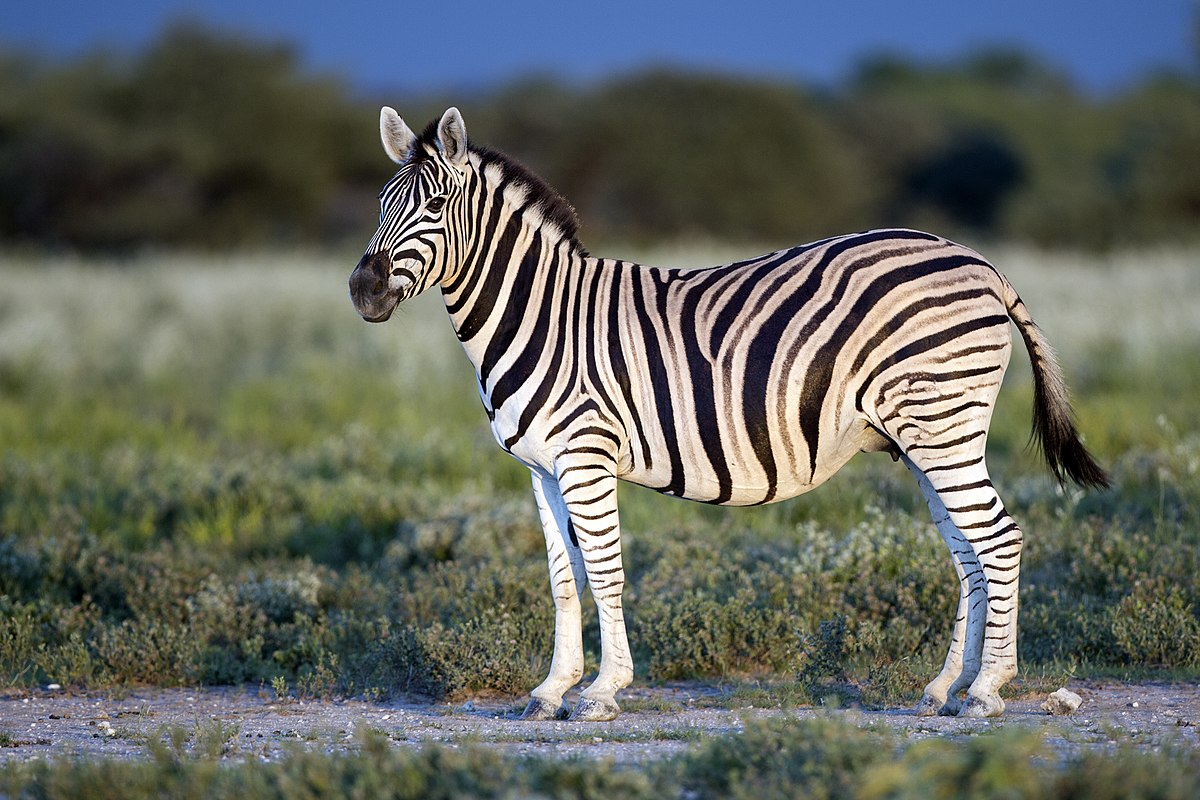
#> input picture Assignment4/q2/zebra.jpg, 1200 x 800 px
$ python zebra.py
#> lines starting #> are read from the running program, lines starting #| are printed output that depends on the picture
import numpy as np
from numpy.fft import fft2, ifft2, fftshift, ifftshift
import cv2
import matplotlib.pyplot as plt

image_path = 'zebra.jpg'
image = cv2.imread(image_path)
#> image is the input picture: shape (800, 1200, 3); mean B, G, R 96.1, 102.6, 98.8
image = cv2.cvtColor(image, cv2.COLOR_BGR2GRAY)
#> image: shape (800, 1200)
h, w = image.shape
#> h = 800; w = 1200

#------ section a ----------
fourier_transform = fft2(image)  # 2D Fourier Transform
shifted_fourier = fftshift(fourier_transform)  # Shift zero frequency to the center
magnitude_spectrum = np.log(1 + np.abs(shifted_fourier))  # Compute the magnitude spectrum


#------ section b ----------
def compute_fourier(image):
    return fftshift(fft2(image))

# Create a padded frequency array
def create_padded_frequency(fourier_data, original_shape):
    H, W = original_shape
    padded_H, padded_W = 2 * H, 2 * W
    padded_frequency = np.zeros((padded_H, padded_W), dtype=np.complex64)
    offset_H, offset_W = padded_H // 4, padded_W // 4
    padded_frequency[offset_H:offset_H + H, offset_W:offset_W + W] = fourier_data
    return padded_frequency

# SPerform inverse Fourier Transform and normalize
def scale_image_with_fourier(padded_frequency):
    scaled_image = np.fft.ifft2(ifftshift(padded_frequency)).real
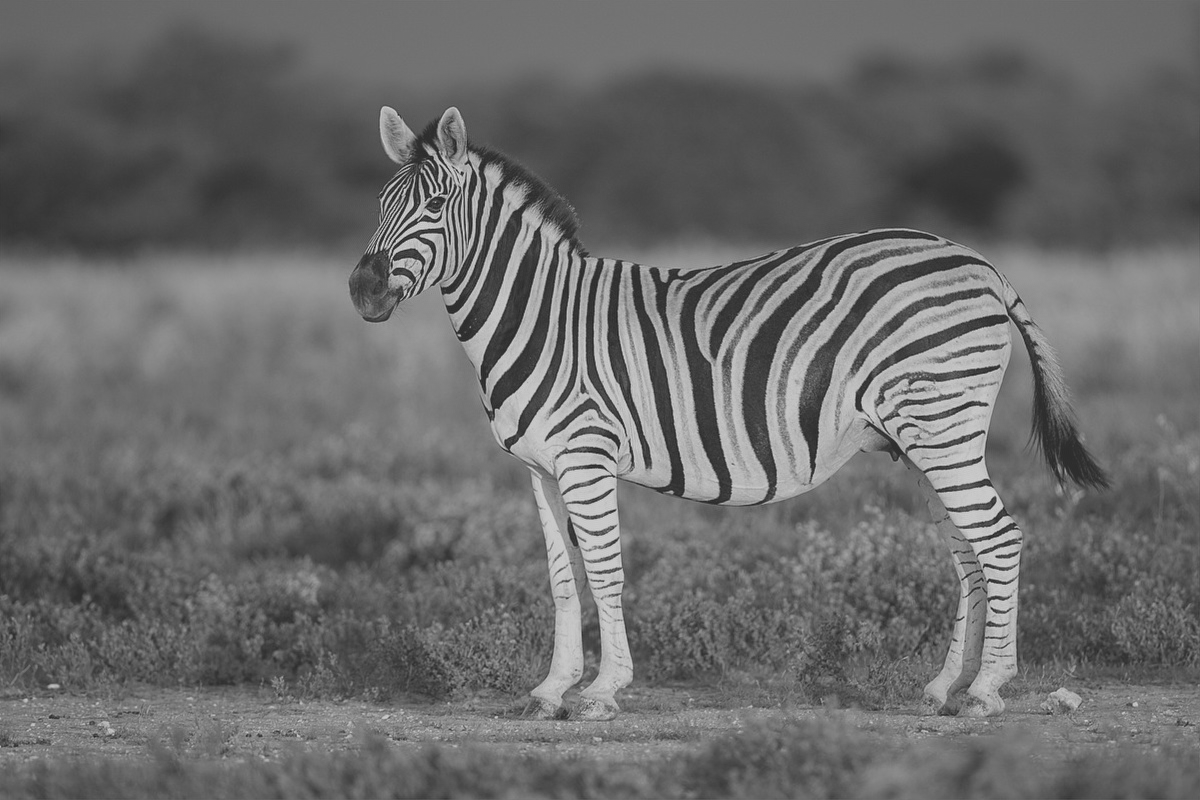
#> scaled_image: shape (1600, 2400) float64 (shown at 1/2 size); min -18.55, max 85.54, mean 25.2; drawn with min black and max white
    scaled_image *= 4  # Brightness correction
    return np.clip(scaled_image, 0, 255).astype(np.uint8)

original_fourier = compute_fourier(image)
padded_frequency = create_padded_frequency(original_fourier, image.shape)
scaled_image = scale_image_with_fourier(padded_frequency)

# Compute the spectrum for visualization
original_spectrum = np.log(1 + np.abs(original_fourier))
padded_spectrum = np.log(1 + np.abs(padded_frequency))
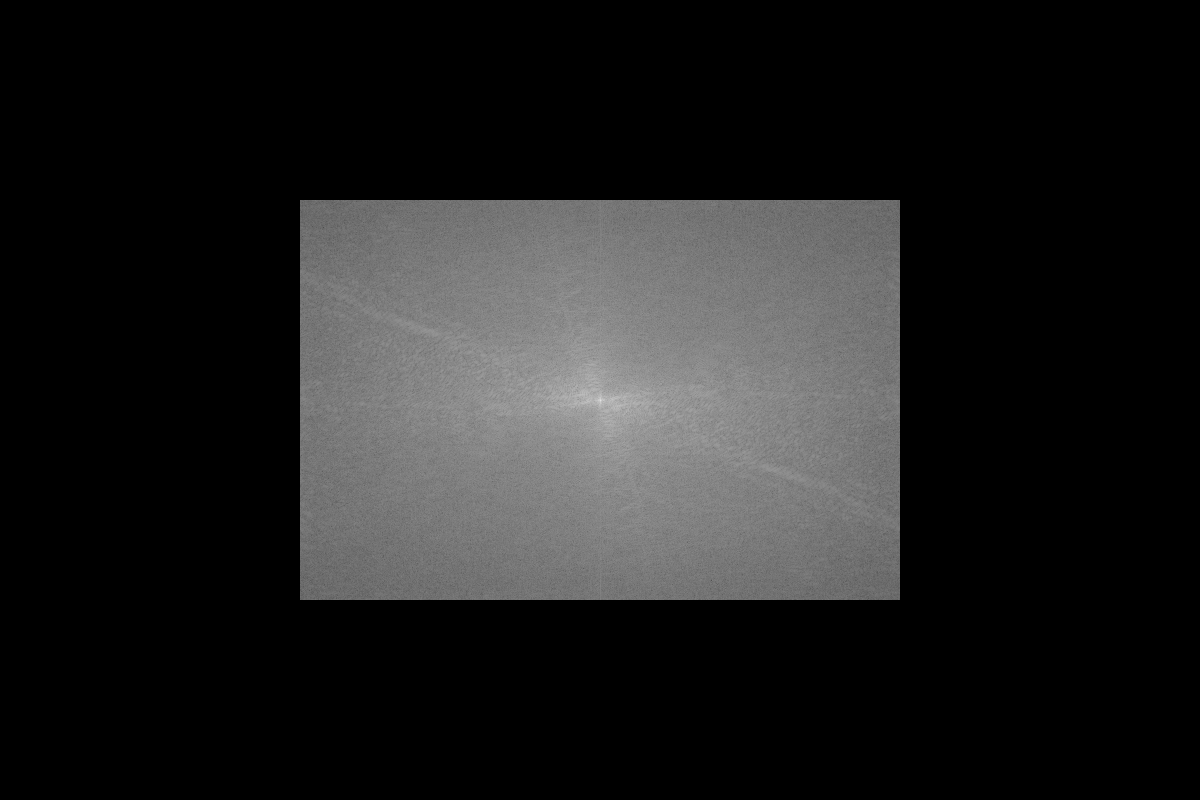
#> padded_spectrum: shape (1600, 2400) float32 (shown at 1/2 size); min 0, max 18.39, mean 2.28; drawn with min black and max white


#------ section c ----------
def create_scaled_fourier_transform(fourier_data, scale_h, scale_w):
#> called with fourier_data = array of shape (800, 1200), scale_h = 1600, scale_w = 2400
    new_transform = np.zeros((scale_h, scale_w), dtype=np.complex64)
    for u in range(scale_h):
        for v in range(scale_w):
            if u % 2 == 0 and v % 2 == 0:  # Only map even coordinates
                orig_u, orig_v = u // 2, v // 2
                if orig_u < h and orig_v < w:  # Check bounds
                    new_transform[u, v] = fourier_data[orig_u, orig_v] / 4
    return new_transform

# Generate scaled Fourier transform and image
scaled_fourier_transform = create_scaled_fourier_transform(shifted_fourier, 2 * h, 2 * w)
scaled_fourier_image = np.fft.ifft2(ifftshift(scaled_fourier_transform)).real
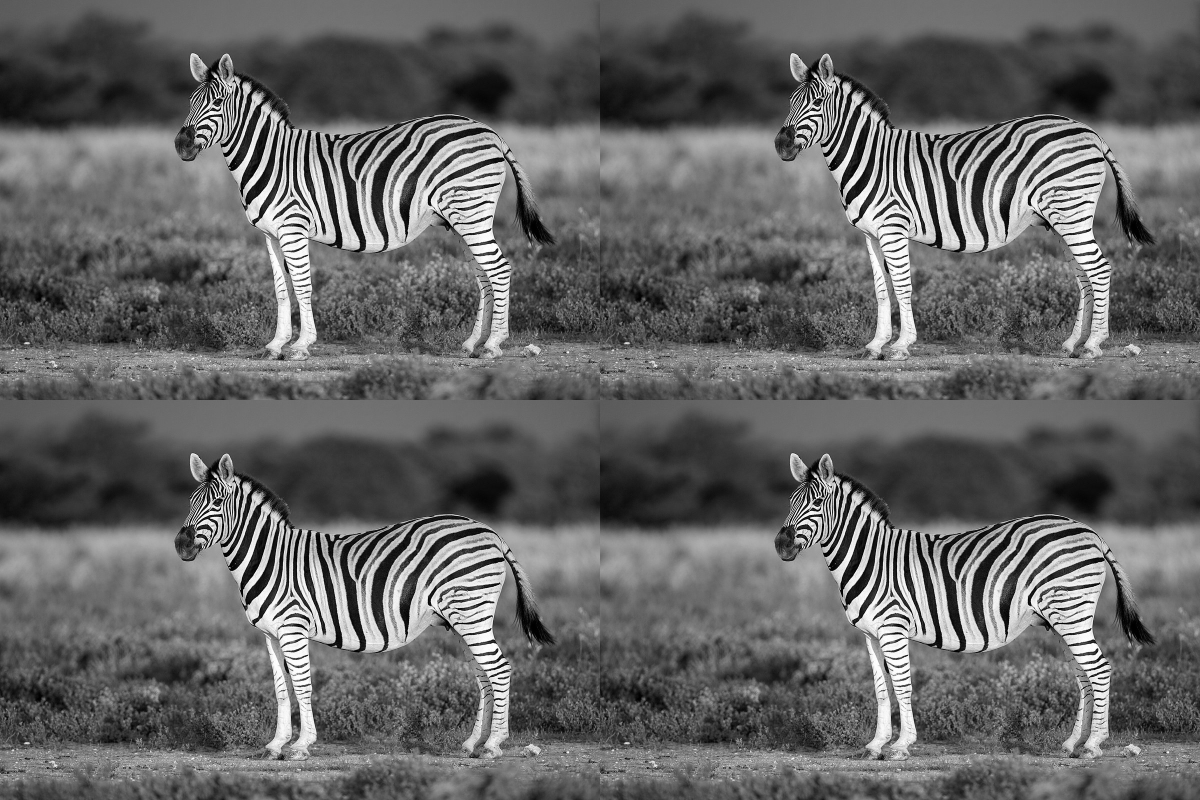
#> scaled_fourier_image: shape (1600, 2400) float64 (shown at 1/2 size); min -1.55e-07, max 15.94, mean 6.3; drawn with min black and max white
scaled_fourier_image = np.clip(scaled_fourier_image, 0, 255).astype(np.uint8)

# Compute log spectrum for visualization
scaled_fourier_spectrum = np.log(1 + np.abs(scaled_fourier_transform))
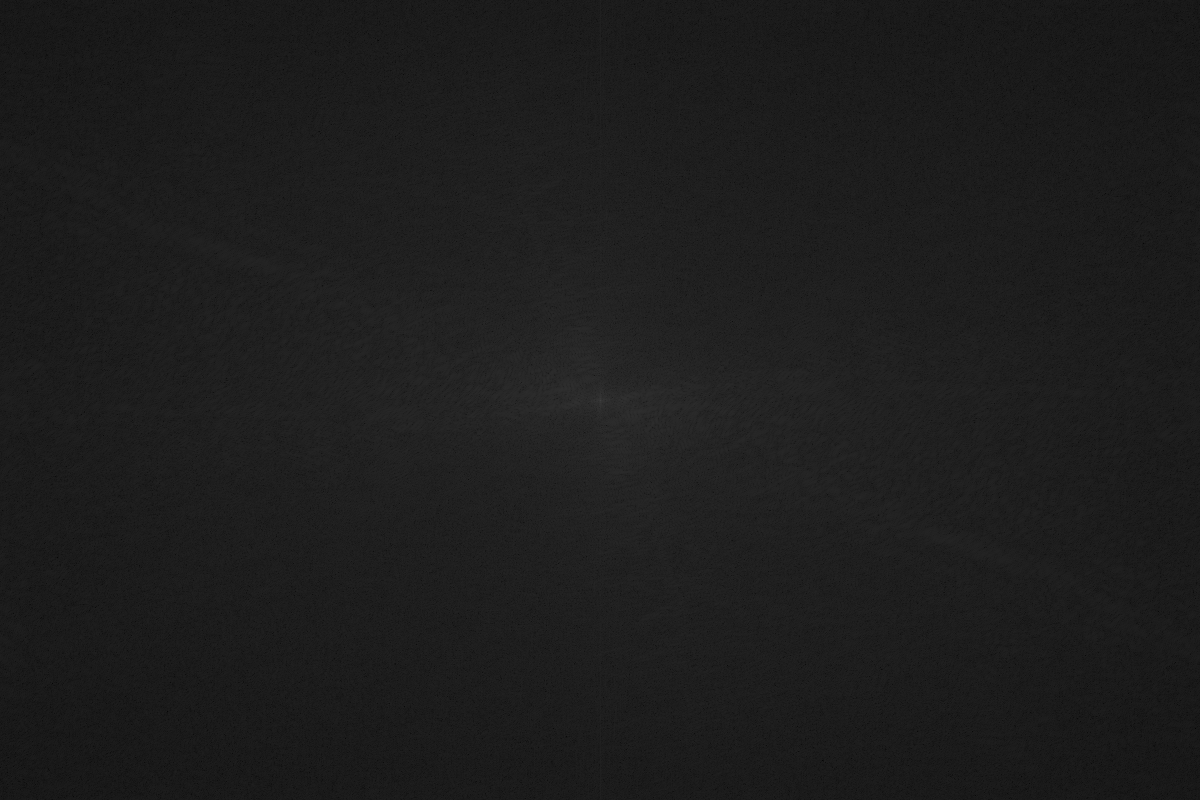
#> scaled_fourier_spectrum: shape (1600, 2400) float32 (shown at 1/2 size); min 0, max 17, mean 1.93; drawn with min black and max white


plt.figure(figsize=(10,10))
plt.subplot(321)
plt.title('Original Grayscale Image')
plt.imshow(image, cmap='gray')

plt.subplot(322)
plt.title('Fourier Spectrum')
plt.imshow(magnitude_spectrum, cmap='gray')

plt.subplot(323)
plt.title('Fourier Spectrum Zero Padding')
plt.imshow(padded_spectrum, cmap='gray')

plt.subplot(324)
plt.title('Two Times Larger Grayscale Image')
plt.imshow(scaled_image, cmap='gray')

plt.subplot(325)
plt.title('Fourier Spectrum Four Copies')
plt.imshow(scaled_fourier_spectrum, cmap='gray')

plt.subplot(326)
plt.title('Four Copies Grayscale Image')
plt.imshow(scaled_fourier_image, cmap='gray')
plt.savefig('zebra_scaled.png')

plt.subplots_adjust(hspace=0.4)
plt.show()
